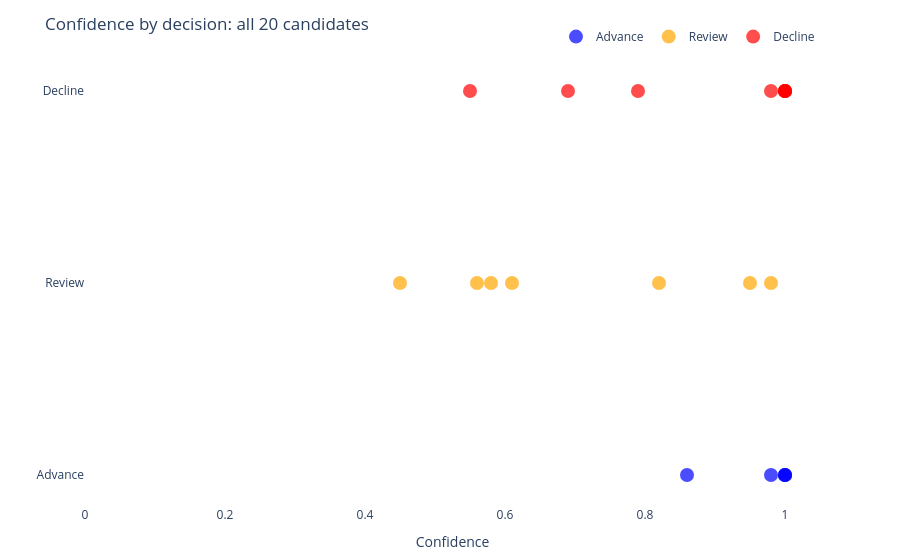

Notebook code cell kept with this figure:
### Markdown cell above
## 10. Confidence by decision

Each candidate as a point, grouped by decision.

### Code cell
fig3 = go.Figure()

colors = {"Advance": "blue", "Review": "orange", "Decline": "red"}

for decision, color in colors.items():
    subset = results_df[results_df["decision"] == decision]
    if subset.empty:
        continue
    fig3.add_trace(go.Scatter(
        x=subset["confidence"],
        y=subset["decision"],
        mode="markers",
        name=decision,
        marker=dict(color=color, size=14, opacity=0.7),
        text=subset["id"] + " -- " + subset["name"] + "<br>" + subset["band"],
        hoverinfo="text+x",
    ))

fig3.update_layout(
    title="Confidence by decision: all 20 candidates",
    xaxis_title="Confidence",
    xaxis=dict(range=[0, 1.05]),
    yaxis_title="",
    plot_bgcolor="white",
    paper_bgcolor="white",
    font=dict(size=12),
    margin=dict(t=60, b=40),
    legend=dict(orientation="h", yanchor="bottom", y=1.02, xanchor="right", x=1),
)
fig3.show()

### Figure 1 — Plotly figure (JSON) as saved in the notebook; plotly's stock layout.template omitted (floating-point values rounded to 4 significant figures)
{"data": [{"hoverinfo": "text+x", "marker": {"color": "blue", "opacity": 0.7, "size": 14}, "mode": "markers", "name": "Advance", "text": ["C001 -- Alex Rivera<br>strong_match", "C002 -- Jordan Kim<br>strong_match", "C003 -- Sam Okonkwo<br>strong_match", "C004 -- Maya Patel<br>strong_match", "C005 -- Chris Nakamura<br>strong_match"], "type": "scatter", "x": [1.0, 1.0, 0.98, 1.0, 0.86], "y": ["Advance", "Advance", "Advance", "Advance", "Advance"]}, {"hoverinfo": "text+x", "marker": {"color": "orange", "opacity": 0.7, "size": 14}, "mode": "markers", "name": "Review", "text": ["C012 -- Avery Santos<br>borderline", "C014 -- Skyler Park<br>borderline", "C015 -- Drew Hassan<br>borderline", "C016 -- Frankie Diaz<br>edge", "C017 -- Reese Andersen<br>edge", "C018 -- Blair Kim<br>edge", "C020 -- Sage Thompson<br>edge"], "type": "scatter", "x": [0.45, 0.82, 0.95, 0.58, 0.61, 0.98, 0.56], "y": ["Review", "Review", "Review", "Review", "Review", "Review", "Review"]}, {"hoverinfo": "text+x", "marker": {"color": "red", "opacity": 0.7, "size": 14}, "mode": "markers", "name": "Decline", "text": ["C006 -- Taylor Brooks<br>clear_mismatch", "C007 -- Morgan Ellis<br>clear_mismatch", "C008 -- Jamie Foster<br>clear_mismatch", "C009 -- Riley Chen<br>clear_mismatch", "C010 -- Casey Wong<br>clear_mismatch", "C011 -- Dana Osei<br>borderline", "C013 -- Quinn Murphy<br>borderline", "C019 -- Robin Castillo<br>edge"], "type": "scatter", "x": [1.0, 1.0, 1.0, 1.0, 0.98, 0.79, 0.69, 0.55], "y": ["Decline", "Decline", "Decline", "Decline", "Decline", "Decline", "Decline", "Decline"]}], "layout": {"font": {"size": 12}, "legend": {"orientation": "h", "x": 1, "xanchor": "right", "y": 1.02, "yanchor": "bottom"}, "margin": {"b": 40, "t": 60}, "paper_bgcolor": "white", "plot_bgcolor": "white", "title": {"text": "Confidence by decision: all 20 candidates"}, "xaxis": {"range": [0, 1.05], "title": {"text": "Confidence"}}, "yaxis": {"title": {"text": ""}}}}
